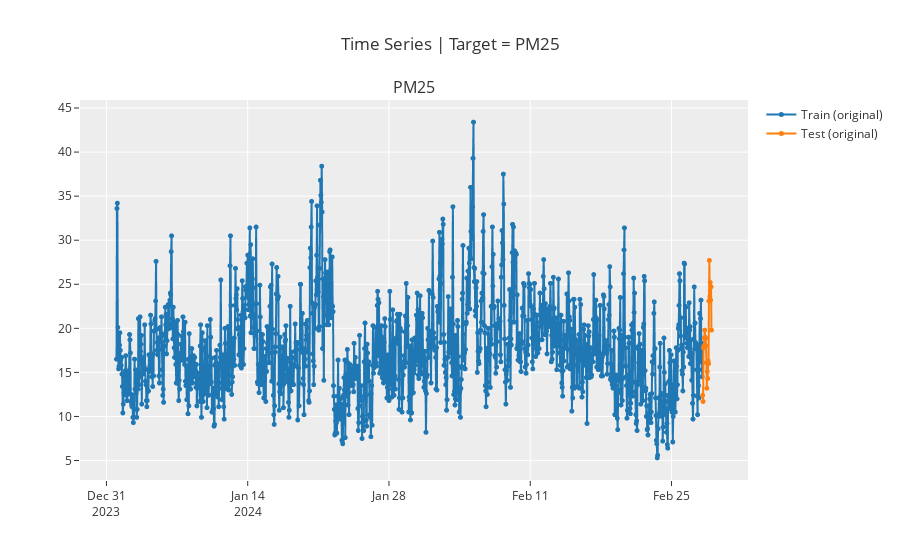

Notebook code cell kept with this figure:
### Code cell
exp.plot_model(plot='train_test_split')

### Figure 1 — Plotly figure (JSON) as saved in the notebook; plotly's stock layout.template omitted (floating-point values rounded to 4 significant figures; data arrays with more than 128 entries replaced by an {"elided": "..."} marker saying what was removed)
{"data": [{"line": {"color": "rgb(31, 119, 180)", "width": 2}, "marker": {"color": "rgb(31, 119, 180)", "size": 5}, "mode": "lines+markers", "name": "Train (original)", "type": "scattergl", "x": {"elided": "1416 str values"}, "xaxis": "x", "y": {"elided": "1416 float values"}, "yaxis": "y"}, {"line": {"color": "rgb(255, 127, 14)", "width": 2}, "marker": {"color": "rgb(255, 127, 14)", "size": 5}, "mode": "lines+markers", "name": "Test (original)", "type": "scattergl", "x": {"elided": "1416 str values"}, "xaxis": "x", "y": {"elided": "1416 float values"}, "yaxis": "y"}], "layout": {"annotations": [{"font": {"size": 16}, "showarrow": false, "text": "PM25", "x": 0.5, "xanchor": "center", "xref": "paper", "y": 1, "yanchor": "bottom", "yref": "paper"}], "showlegend": true, "title": {"text": "Time Series | Target = PM25"}, "xaxis": {"anchor": "y", "domain": [0, 1]}, "yaxis": {"anchor": "x", "domain": [0, 1]}}}
